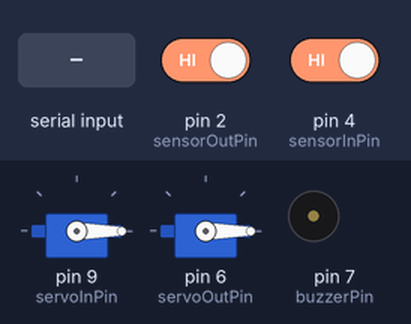
The sketch below on a simulated Arduino Uno, built with avr-gcc and run on an emulated ATmega328P. Parts: 2 × servo, buzzer (waves = sounding, pin HIGH). The test bench sets the inputs (shaded band); at power-on: pin 2 (sensorOutPin) HIGH, pin 4 (sensorInPin) HIGH. What the sketch prints to the serial monitor is not drawn.

Above: at 1.2 s.
1.3 s: pin 2 (sensorOutPin) driven LOW
At 2.3 s:
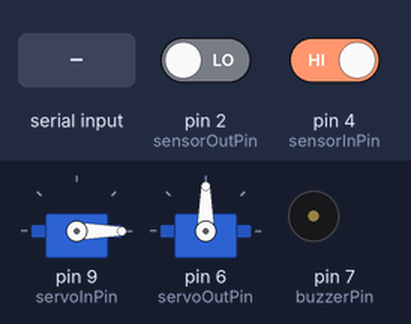
2.9 s: pin 4 (sensorInPin) driven LOW
At 3.8 s:
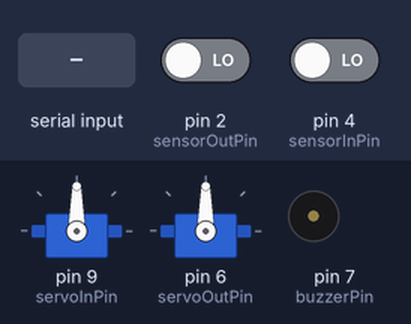
4.5 s: "FULL=1\n" received over the second serial link
At 5.0 s:
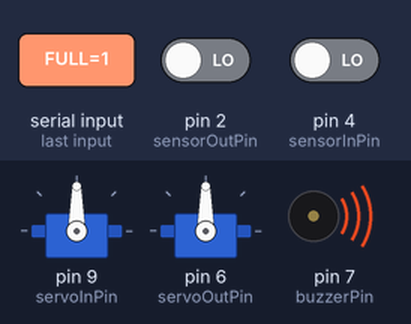
8.5 s: pin 2 (sensorOutPin) driven HIGH
At 10.1 s:
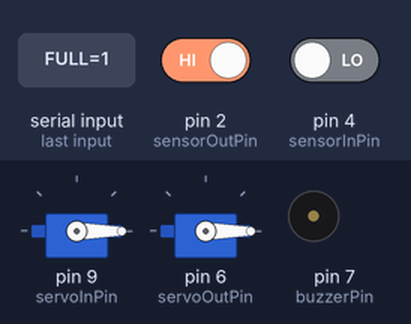
Timing chart, 0 to 11.6 s (numbered marks = the images above; inputs shaded):
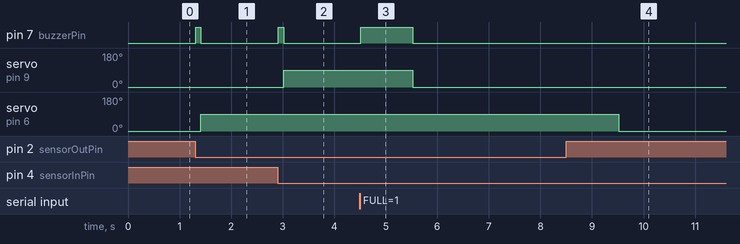

Measured:
- after the input at 1.3 s, pin 7 (buzzerPin): LOW → HIGH at once, → LOW 0.10 s later; servo on pin 6 (servoOutPin): 0° → 90° after 0.11 s
- after the input at 2.9 s, pin 7 (buzzerPin): LOW → HIGH at once, → LOW 0.10 s later; servo on pin 9 (servoInPin): 0° → 90° after 0.12 s
- after the input at 4.5 s, pin 7 (buzzerPin): LOW → HIGH at once, → LOW 1.0 s later; servo on pin 9 (servoInPin): 90° → 0° after 1.0 s
- after the input at 8.5 s, servo on pin 6 (servoOutPin): 90° → 0° after 1.0 s

The sketch:

ArduinoUno.ino
```cpp
#include <SoftwareSerial.h>
#include <Servo.h>

// ===== Pin sensor HW-201 =====
const int sensorOutPin = 2; // Sensor HW untuk ORANG KELUAR
const int sensorInPin = 4;  // Sensor HW untuk ORANG MASUK

// ===== Pin Buzzer =====
const int buzzerPin = 7;

// ===== Pin Servo =====
const int servoInPin = 9;   // Servo untuk orang masuk
const int servoOutPin = 6;  // Servo untuk orang keluar

// ===== SoftwareSerial ke ESP32 =====
const int txPin = 11;   // Arduino TX → ESP32 RX
const int rxPin = 12;   // Arduino RX → ESP32 TX
SoftwareSerial espSerial(rxPin, txPin);

// ===== Servo Objects =====
Servo servoIn;
Servo servoOut;

// ===== Variabel status dari ESP32 =====
bool isFull = false;  // Status apakah ruangan penuh

// ===== Variabel kontrol servo masuk =====
bool personDetectedIn = false;
unsigned long lastDetectionInTime = 0;
const unsigned long closeDelayIn = 1000; // waktu tunggu sebelum servo menutup (1 detik)

// ===== Variabel kontrol servo keluar =====
bool personDetectedOut = false;
unsigned long lastDetectionOutTime = 0;
const unsigned long closeDelayOut = 1000; // waktu tunggu sebelum servo menutup (1 detik)

void setup() {
  Serial.begin(9600);
  espSerial.begin(9600);

  pinMode(sensorOutPin, INPUT);
  pinMode(sensorInPin, INPUT);
  pinMode(buzzerPin, OUTPUT);

  servoIn.attach(servoInPin);
  servoOut.attach(servoOutPin);

  servoIn.write(0);
  servoOut.write(0);
  digitalWrite(buzzerPin, LOW);

  Serial.println("Arduino siap dengan 2 sensor HW-201 (masuk & keluar).");
}

void loop() {
  // ===== Baca Sensor HW untuk orang masuk =====
  int sensorInRaw = digitalRead(sensorInPin);
  int sensorInValue = (sensorInRaw == LOW) ? 1 : 0;  // LOW = terdeteksi

  // ===== Logika Orang Masuk =====
  if (sensorInValue == 1) {
    if (!personDetectedIn) {
      personDetectedIn = true;
      lastDetectionInTime = millis();

      if (!isFull) {
        espSerial.println("U1=1");
        Serial.println("👤 Sensor MASUK mendeteksi orang → servo masuk buka");
        beepBuzzer(100);
        servoIn.write(90); // buka servo
      } else {
        Serial.println("❌ Ruangan penuh, servo masuk tidak dibuka!");
        beepBuzzer(300);
      }
    } else {
      lastDetectionInTime = millis(); // perbarui waktu jika orang masih di depan sensor
    }
  } else {
    if (personDetectedIn && (millis() - lastDetectionInTime > closeDelayIn)) {
      personDetectedIn = false;

      if (!isFull) {
        Serial.println("✅ Orang sudah melewati sensor MASUK → servo menutup.");
        servoIn.write(0);
      }
    }
  }

  // ===== Baca Sensor HW untuk orang keluar =====
  int sensorOutRaw = digitalRead(sensorOutPin);
  int sensorOutValue = (sensorOutRaw == LOW) ? 1 : 0; // LOW = terdeteksi

  // ===== Logika Orang Keluar =====
  if (sensorOutValue == 1) {
    if (!personDetectedOut) {
      personDetectedOut = true;
      lastDetectionOutTime = millis();

      espSerial.println("HW1=1");
      Serial.println("🚪 Sensor KELUAR mendeteksi orang → servo keluar buka");
      beepBuzzer(100);
      servoOut.write(90); // buka servo
    } else {
      lastDetectionOutTime = millis(); // update waktu selama orang masih di depan sensor
    }
  } else {
    if (personDetectedOut && (millis() - lastDetectionOutTime > closeDelayOut)) {
      personDetectedOut = false;
      Serial.println("✅ Orang sudah melewati sensor KELUAR → servo menutup.");
      servoOut.write(0);
    }
  }

  // ===== Terima data dari ESP32 =====
  if (espSerial.available()) {
    String msg = espSerial.readStringUntil('\n');
    msg.trim();

    if (msg == "FULL=1") {
      isFull = true;
      Serial.println("🚨 Ruangan penuh! Servo masuk dikunci & buzzer bunyi 1 detik.");
      beepBuzzer(1000);
      servoIn.write(0);
    }
    else if (msg == "FULL=0") {
      isFull = false;
      Serial.println("✅ Ruangan tidak penuh lagi. Servo masuk aktif kembali.");
    }
  }

  delay(50);
}

// ===== Fungsi buzzer =====
void beepBuzzer(int durationMs) {
  digitalWrite(buzzerPin, HIGH);
  delay(durationMs);
  digitalWrite(buzzerPin, LOW);
}
```
